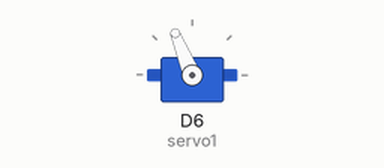
Simulated run of this sketch. Board: ESP8266 (NodeMCU). On the bench: servo.

Above: at 0.05 s.
At 3.0 s:
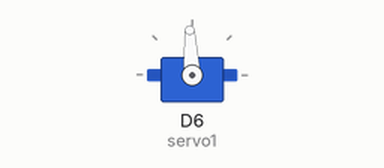
Timing chart, 0 to 6.9 s (numbered marks = the images above):
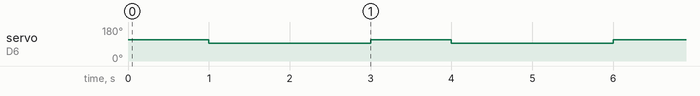

Measured:
- by itself, servo on D6 (servo1): alternates 112° for 1.0 s and 93° for 2.0 s

The sketch:

servo_continuo.ino
```cpp
#include <Servo.h>
Servo servo1;

void setup() {
  servo1.attach(D6);
  servo1.writeMicroseconds(1500);  // Stop
}

void loop() {
  servo1.write(1700); //C-Clockwise - Antihorario
  delay(1000);
  servo1.write(1500); //Stop
  delay(2000);
}
```
